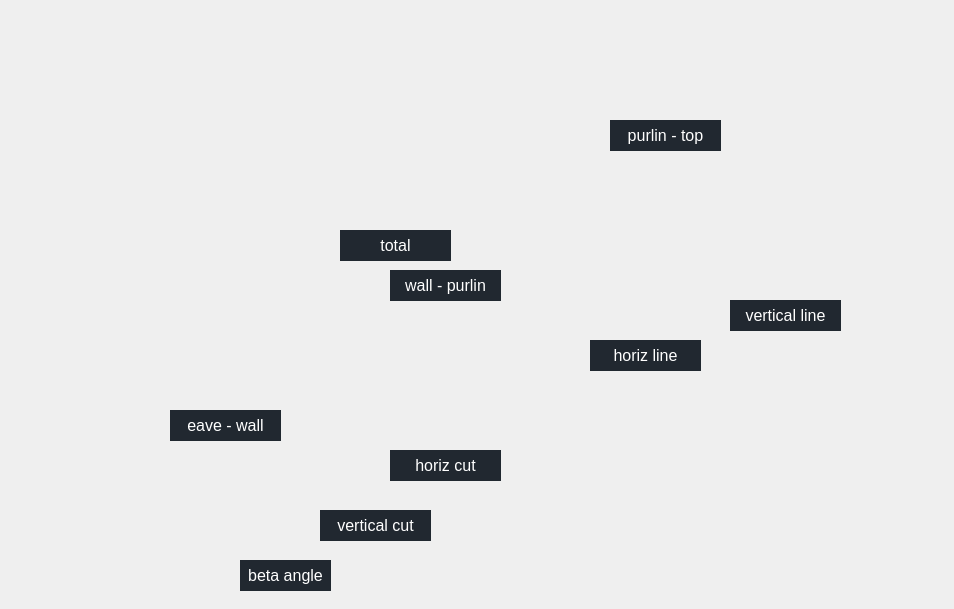
<?xml version="1.0" encoding="UTF-8"?>
<ui version="4.0">
 <class>ResultCommonRafter</class>
 <widget class="QDialog" name="ResultCommonRafter">
  <property name="geometry">
   <rect>
    <x>0</x>
    <y>0</y>
    <width>954</width>
    <height>609</height>
   </rect>
  </property>
  <property name="windowTitle">
   <string>Wyniki - krokiew</string>
  </property>
  <property name="styleSheet">
   <string notr="true"/>
  </property>
  <widget class="QLabel" name="labelPicture">
   <property name="geometry">
    <rect>
     <x>-30</x>
     <y>0</y>
     <width>954</width>
     <height>609</height>
    </rect>
   </property>
   <property name="text">
    <string/>
   </property>
   <property name="pixmap">
    <pixmap resource="../resources.qrc">:/res/ResultCommonRafter.PNG</pixmap>
   </property>
   <property name="scaledContents">
    <bool>true</bool>
   </property>
  </widget>
  <widget class="QLabel" name="totalLength">
   <property name="geometry">
    <rect>
     <x>340</x>
     <y>230</y>
     <width>111</width>
     <height>31</height>
    </rect>
   </property>
   <property name="palette">
    <palette>
     <active>
      <colorrole role="WindowText">
       <brush brushstyle="SolidPattern">
        <color alpha="255">
         <red>255</red>
         <green>255</green>
         <blue>255</blue>
        </color>
       </brush>
      </colorrole>
      <colorrole role="Button">
       <brush brushstyle="SolidPattern">
        <color alpha="255">
         <red>33</red>
         <green>40</green>
         <blue>48</blue>
        </color>
       </brush>
      </colorrole>
      <colorrole role="Base">
       <brush brushstyle="SolidPattern">
        <color alpha="255">
         <red>33</red>
         <green>40</green>
         <blue>48</blue>
        </color>
       </brush>
      </colorrole>
      <colorrole role="Window">
       <brush brushstyle="SolidPattern">
        <color alpha="255">
         <red>33</red>
         <green>40</green>
         <blue>48</blue>
        </color>
       </brush>
      </colorrole>
     </active>
     <inactive>
      <colorrole role="WindowText">
       <brush brushstyle="SolidPattern">
        <color alpha="255">
         <red>255</red>
         <green>255</green>
         <blue>255</blue>
        </color>
       </brush>
      </colorrole>
      <colorrole role="Button">
       <brush brushstyle="SolidPattern">
        <color alpha="255">
         <red>33</red>
         <green>40</green>
         <blue>48</blue>
        </color>
       </brush>
      </colorrole>
      <colorrole role="Base">
       <brush brushstyle="SolidPattern">
        <color alpha="255">
         <red>33</red>
         <green>40</green>
         <blue>48</blue>
        </color>
       </brush>
      </colorrole>
      <colorrole role="Window">
       <brush brushstyle="SolidPattern">
        <color alpha="255">
         <red>33</red>
         <green>40</green>
         <blue>48</blue>
        </color>
       </brush>
      </colorrole>
     </inactive>
     <disabled>
      <colorrole role="WindowText">
       <brush brushstyle="SolidPattern">
        <color alpha="255">
         <red>120</red>
         <green>120</green>
         <blue>120</blue>
        </color>
       </brush>
      </colorrole>
      <colorrole role="Button">
       <brush brushstyle="SolidPattern">
        <color alpha="255">
         <red>33</red>
         <green>40</green>
         <blue>48</blue>
        </color>
       </brush>
      </colorrole>
      <colorrole role="Base">
       <brush brushstyle="SolidPattern">
        <color alpha="255">
         <red>33</red>
         <green>40</green>
         <blue>48</blue>
        </color>
       </brush>
      </colorrole>
      <colorrole role="Window">
       <brush brushstyle="SolidPattern">
        <color alpha="255">
         <red>33</red>
         <green>40</green>
         <blue>48</blue>
        </color>
       </brush>
      </colorrole>
     </disabled>
    </palette>
   </property>
   <property name="font">
    <font>
     <pointsize>12</pointsize>
    </font>
   </property>
   <property name="styleSheet">
    <string notr="true">background: rgb(33, 40, 48);</string>
   </property>
   <property name="text">
    <string>total</string>
   </property>
   <property name="alignment">
    <set>Qt::AlignCenter</set>
   </property>
  </widget>
  <widget class="QLabel" name="horizotalLine">
   <property name="geometry">
    <rect>
     <x>590</x>
     <y>340</y>
     <width>111</width>
     <height>31</height>
    </rect>
   </property>
   <property name="palette">
    <palette>
     <active>
      <colorrole role="WindowText">
       <brush brushstyle="SolidPattern">
        <color alpha="255">
         <red>255</red>
         <green>255</green>
         <blue>255</blue>
        </color>
       </brush>
      </colorrole>
      <colorrole role="Button">
       <brush brushstyle="SolidPattern">
        <color alpha="255">
         <red>33</red>
         <green>40</green>
         <blue>48</blue>
        </color>
       </brush>
      </colorrole>
      <colorrole role="Base">
       <brush brushstyle="SolidPattern">
        <color alpha="255">
         <red>33</red>
         <green>40</green>
         <blue>48</blue>
        </color>
       </brush>
      </colorrole>
      <colorrole role="Window">
       <brush brushstyle="SolidPattern">
        <color alpha="255">
         <red>33</red>
         <green>40</green>
         <blue>48</blue>
        </color>
       </brush>
      </colorrole>
     </active>
     <inactive>
      <colorrole role="WindowText">
       <brush brushstyle="SolidPattern">
        <color alpha="255">
         <red>255</red>
         <green>255</green>
         <blue>255</blue>
        </color>
       </brush>
      </colorrole>
      <colorrole role="Button">
       <brush brushstyle="SolidPattern">
        <color alpha="255">
         <red>33</red>
         <green>40</green>
         <blue>48</blue>
        </color>
       </brush>
      </colorrole>
      <colorrole role="Base">
       <brush brushstyle="SolidPattern">
        <color alpha="255">
         <red>33</red>
         <green>40</green>
         <blue>48</blue>
        </color>
       </brush>
      </colorrole>
      <colorrole role="Window">
       <brush brushstyle="SolidPattern">
        <color alpha="255">
         <red>33</red>
         <green>40</green>
         <blue>48</blue>
        </color>
       </brush>
      </colorrole>
     </inactive>
     <disabled>
      <colorrole role="WindowText">
       <brush brushstyle="SolidPattern">
        <color alpha="255">
         <red>120</red>
         <green>120</green>
         <blue>120</blue>
        </color>
       </brush>
      </colorrole>
      <colorrole role="Button">
       <brush brushstyle="SolidPattern">
        <color alpha="255">
         <red>33</red>
         <green>40</green>
         <blue>48</blue>
        </color>
       </brush>
      </colorrole>
      <colorrole role="Base">
       <brush brushstyle="SolidPattern">
        <color alpha="255">
         <red>33</red>
         <green>40</green>
         <blue>48</blue>
        </color>
       </brush>
      </colorrole>
      <colorrole role="Window">
       <brush brushstyle="SolidPattern">
        <color alpha="255">
         <red>33</red>
         <green>40</green>
         <blue>48</blue>
        </color>
       </brush>
      </colorrole>
     </disabled>
    </palette>
   </property>
   <property name="font">
    <font>
     <pointsize>12</pointsize>
    </font>
   </property>
   <property name="styleSheet">
    <string notr="true">background: rgb(33, 40, 48);</string>
   </property>
   <property name="text">
    <string>horiz line</string>
   </property>
   <property name="alignment">
    <set>Qt::AlignCenter</set>
   </property>
  </widget>
  <widget class="QLabel" name="verticalLine">
   <property name="geometry">
    <rect>
     <x>730</x>
     <y>300</y>
     <width>111</width>
     <height>31</height>
    </rect>
   </property>
   <property name="palette">
    <palette>
     <active>
      <colorrole role="WindowText">
       <brush brushstyle="SolidPattern">
        <color alpha="255">
         <red>255</red>
         <green>255</green>
         <blue>255</blue>
        </color>
       </brush>
      </colorrole>
      <colorrole role="Button">
       <brush brushstyle="SolidPattern">
        <color alpha="255">
         <red>33</red>
         <green>40</green>
         <blue>48</blue>
        </color>
       </brush>
      </colorrole>
      <colorrole role="Base">
       <brush brushstyle="SolidPattern">
        <color alpha="255">
         <red>33</red>
         <green>40</green>
         <blue>48</blue>
        </color>
       </brush>
      </colorrole>
      <colorrole role="Window">
       <brush brushstyle="SolidPattern">
        <color alpha="255">
         <red>33</red>
         <green>40</green>
         <blue>48</blue>
        </color>
       </brush>
      </colorrole>
     </active>
     <inactive>
      <colorrole role="WindowText">
       <brush brushstyle="SolidPattern">
        <color alpha="255">
         <red>255</red>
         <green>255</green>
         <blue>255</blue>
        </color>
       </brush>
      </colorrole>
      <colorrole role="Button">
       <brush brushstyle="SolidPattern">
        <color alpha="255">
         <red>33</red>
         <green>40</green>
         <blue>48</blue>
        </color>
       </brush>
      </colorrole>
      <colorrole role="Base">
       <brush brushstyle="SolidPattern">
        <color alpha="255">
         <red>33</red>
         <green>40</green>
         <blue>48</blue>
        </color>
       </brush>
      </colorrole>
      <colorrole role="Window">
       <brush brushstyle="SolidPattern">
        <color alpha="255">
         <red>33</red>
         <green>40</green>
         <blue>48</blue>
        </color>
       </brush>
      </colorrole>
     </inactive>
     <disabled>
      <colorrole role="WindowText">
       <brush brushstyle="SolidPattern">
        <color alpha="255">
         <red>120</red>
         <green>120</green>
         <blue>120</blue>
        </color>
       </brush>
      </colorrole>
      <colorrole role="Button">
       <brush brushstyle="SolidPattern">
        <color alpha="255">
         <red>33</red>
         <green>40</green>
         <blue>48</blue>
        </color>
       </brush>
      </colorrole>
      <colorrole role="Base">
       <brush brushstyle="SolidPattern">
        <color alpha="255">
         <red>33</red>
         <green>40</green>
         <blue>48</blue>
        </color>
       </brush>
      </colorrole>
      <colorrole role="Window">
       <brush brushstyle="SolidPattern">
        <color alpha="255">
         <red>33</red>
         <green>40</green>
         <blue>48</blue>
        </color>
       </brush>
      </colorrole>
     </disabled>
    </palette>
   </property>
   <property name="font">
    <font>
     <pointsize>12</pointsize>
    </font>
   </property>
   <property name="styleSheet">
    <string notr="true">background: rgb(33, 40, 48);</string>
   </property>
   <property name="text">
    <string>vertical line</string>
   </property>
   <property name="alignment">
    <set>Qt::AlignCenter</set>
   </property>
  </widget>
  <widget class="QLabel" name="horizontalCut">
   <property name="geometry">
    <rect>
     <x>390</x>
     <y>450</y>
     <width>111</width>
     <height>31</height>
    </rect>
   </property>
   <property name="palette">
    <palette>
     <active>
      <colorrole role="WindowText">
       <brush brushstyle="SolidPattern">
        <color alpha="255">
         <red>255</red>
         <green>255</green>
         <blue>255</blue>
        </color>
       </brush>
      </colorrole>
      <colorrole role="Button">
       <brush brushstyle="SolidPattern">
        <color alpha="255">
         <red>33</red>
         <green>40</green>
         <blue>48</blue>
        </color>
       </brush>
      </colorrole>
      <colorrole role="Base">
       <brush brushstyle="SolidPattern">
        <color alpha="255">
         <red>33</red>
         <green>40</green>
         <blue>48</blue>
        </color>
       </brush>
      </colorrole>
      <colorrole role="Window">
       <brush brushstyle="SolidPattern">
        <color alpha="255">
         <red>33</red>
         <green>40</green>
         <blue>48</blue>
        </color>
       </brush>
      </colorrole>
     </active>
     <inactive>
      <colorrole role="WindowText">
       <brush brushstyle="SolidPattern">
        <color alpha="255">
         <red>255</red>
         <green>255</green>
         <blue>255</blue>
        </color>
       </brush>
      </colorrole>
      <colorrole role="Button">
       <brush brushstyle="SolidPattern">
        <color alpha="255">
         <red>33</red>
         <green>40</green>
         <blue>48</blue>
        </color>
       </brush>
      </colorrole>
      <colorrole role="Base">
       <brush brushstyle="SolidPattern">
        <color alpha="255">
         <red>33</red>
         <green>40</green>
         <blue>48</blue>
        </color>
       </brush>
      </colorrole>
      <colorrole role="Window">
       <brush brushstyle="SolidPattern">
        <color alpha="255">
         <red>33</red>
         <green>40</green>
         <blue>48</blue>
        </color>
       </brush>
      </colorrole>
     </inactive>
     <disabled>
      <colorrole role="WindowText">
       <brush brushstyle="SolidPattern">
        <color alpha="255">
         <red>120</red>
         <green>120</green>
         <blue>120</blue>
        </color>
       </brush>
      </colorrole>
      <colorrole role="Button">
       <brush brushstyle="SolidPattern">
        <color alpha="255">
         <red>33</red>
         <green>40</green>
         <blue>48</blue>
        </color>
       </brush>
      </colorrole>
      <colorrole role="Base">
       <brush brushstyle="SolidPattern">
        <color alpha="255">
         <red>33</red>
         <green>40</green>
         <blue>48</blue>
        </color>
       </brush>
      </colorrole>
      <colorrole role="Window">
       <brush brushstyle="SolidPattern">
        <color alpha="255">
         <red>33</red>
         <green>40</green>
         <blue>48</blue>
        </color>
       </brush>
      </colorrole>
     </disabled>
    </palette>
   </property>
   <property name="font">
    <font>
     <pointsize>12</pointsize>
    </font>
   </property>
   <property name="styleSheet">
    <string notr="true">background: rgb(33, 40, 48);</string>
   </property>
   <property name="text">
    <string>horiz cut</string>
   </property>
   <property name="alignment">
    <set>Qt::AlignCenter</set>
   </property>
  </widget>
  <widget class="QLabel" name="verticalCut">
   <property name="geometry">
    <rect>
     <x>320</x>
     <y>510</y>
     <width>111</width>
     <height>31</height>
    </rect>
   </property>
   <property name="palette">
    <palette>
     <active>
      <colorrole role="WindowText">
       <brush brushstyle="SolidPattern">
        <color alpha="255">
         <red>255</red>
         <green>255</green>
         <blue>255</blue>
        </color>
       </brush>
      </colorrole>
      <colorrole role="Button">
       <brush brushstyle="SolidPattern">
        <color alpha="255">
         <red>33</red>
         <green>40</green>
         <blue>48</blue>
        </color>
       </brush>
      </colorrole>
      <colorrole role="Base">
       <brush brushstyle="SolidPattern">
        <color alpha="255">
         <red>33</red>
         <green>40</green>
         <blue>48</blue>
        </color>
       </brush>
      </colorrole>
      <colorrole role="Window">
       <brush brushstyle="SolidPattern">
        <color alpha="255">
         <red>33</red>
         <green>40</green>
         <blue>48</blue>
        </color>
       </brush>
      </colorrole>
     </active>
     <inactive>
      <colorrole role="WindowText">
       <brush brushstyle="SolidPattern">
        <color alpha="255">
         <red>255</red>
         <green>255</green>
         <blue>255</blue>
        </color>
       </brush>
      </colorrole>
      <colorrole role="Button">
       <brush brushstyle="SolidPattern">
        <color alpha="255">
         <red>33</red>
         <green>40</green>
         <blue>48</blue>
        </color>
       </brush>
      </colorrole>
      <colorrole role="Base">
       <brush brushstyle="SolidPattern">
        <color alpha="255">
         <red>33</red>
         <green>40</green>
         <blue>48</blue>
        </color>
       </brush>
      </colorrole>
      <colorrole role="Window">
       <brush brushstyle="SolidPattern">
        <color alpha="255">
         <red>33</red>
         <green>40</green>
         <blue>48</blue>
        </color>
       </brush>
      </colorrole>
     </inactive>
     <disabled>
      <colorrole role="WindowText">
       <brush brushstyle="SolidPattern">
        <color alpha="255">
         <red>120</red>
         <green>120</green>
         <blue>120</blue>
        </color>
       </brush>
      </colorrole>
      <colorrole role="Button">
       <brush brushstyle="SolidPattern">
        <color alpha="255">
         <red>33</red>
         <green>40</green>
         <blue>48</blue>
        </color>
       </brush>
      </colorrole>
      <colorrole role="Base">
       <brush brushstyle="SolidPattern">
        <color alpha="255">
         <red>33</red>
         <green>40</green>
         <blue>48</blue>
        </color>
       </brush>
      </colorrole>
      <colorrole role="Window">
       <brush brushstyle="SolidPattern">
        <color alpha="255">
         <red>33</red>
         <green>40</green>
         <blue>48</blue>
        </color>
       </brush>
      </colorrole>
     </disabled>
    </palette>
   </property>
   <property name="font">
    <font>
     <pointsize>12</pointsize>
    </font>
   </property>
   <property name="styleSheet">
    <string notr="true">background: rgb(33, 40, 48);</string>
   </property>
   <property name="text">
    <string>vertical cut</string>
   </property>
   <property name="alignment">
    <set>Qt::AlignCenter</set>
   </property>
  </widget>
  <widget class="QLabel" name="betaAngle">
   <property name="geometry">
    <rect>
     <x>240</x>
     <y>560</y>
     <width>91</width>
     <height>31</height>
    </rect>
   </property>
   <property name="palette">
    <palette>
     <active>
      <colorrole role="WindowText">
       <brush brushstyle="SolidPattern">
        <color alpha="255">
         <red>255</red>
         <green>255</green>
         <blue>255</blue>
        </color>
       </brush>
      </colorrole>
      <colorrole role="Button">
       <brush brushstyle="SolidPattern">
        <color alpha="255">
         <red>33</red>
         <green>40</green>
         <blue>48</blue>
        </color>
       </brush>
      </colorrole>
      <colorrole role="Base">
       <brush brushstyle="SolidPattern">
        <color alpha="255">
         <red>33</red>
         <green>40</green>
         <blue>48</blue>
        </color>
       </brush>
      </colorrole>
      <colorrole role="Window">
       <brush brushstyle="SolidPattern">
        <color alpha="255">
         <red>33</red>
         <green>40</green>
         <blue>48</blue>
        </color>
       </brush>
      </colorrole>
     </active>
     <inactive>
      <colorrole role="WindowText">
       <brush brushstyle="SolidPattern">
        <color alpha="255">
         <red>255</red>
         <green>255</green>
         <blue>255</blue>
        </color>
       </brush>
      </colorrole>
      <colorrole role="Button">
       <brush brushstyle="SolidPattern">
        <color alpha="255">
         <red>33</red>
         <green>40</green>
         <blue>48</blue>
        </color>
       </brush>
      </colorrole>
      <colorrole role="Base">
       <brush brushstyle="SolidPattern">
        <color alpha="255">
         <red>33</red>
         <green>40</green>
         <blue>48</blue>
        </color>
       </brush>
      </colorrole>
      <colorrole role="Window">
       <brush brushstyle="SolidPattern">
        <color alpha="255">
         <red>33</red>
         <green>40</green>
         <blue>48</blue>
        </color>
       </brush>
      </colorrole>
     </inactive>
     <disabled>
      <colorrole role="WindowText">
       <brush brushstyle="SolidPattern">
        <color alpha="255">
         <red>120</red>
         <green>120</green>
         <blue>120</blue>
        </color>
       </brush>
      </colorrole>
      <colorrole role="Button">
       <brush brushstyle="SolidPattern">
        <color alpha="255">
         <red>33</red>
         <green>40</green>
         <blue>48</blue>
        </color>
       </brush>
      </colorrole>
      <colorrole role="Base">
       <brush brushstyle="SolidPattern">
        <color alpha="255">
         <red>33</red>
         <green>40</green>
         <blue>48</blue>
        </color>
       </brush>
      </colorrole>
      <colorrole role="Window">
       <brush brushstyle="SolidPattern">
        <color alpha="255">
         <red>33</red>
         <green>40</green>
         <blue>48</blue>
        </color>
       </brush>
      </colorrole>
     </disabled>
    </palette>
   </property>
   <property name="font">
    <font>
     <pointsize>12</pointsize>
    </font>
   </property>
   <property name="styleSheet">
    <string notr="true">background: rgb(33, 40, 48);</string>
   </property>
   <property name="text">
    <string>beta angle</string>
   </property>
   <property name="alignment">
    <set>Qt::AlignCenter</set>
   </property>
  </widget>
  <widget class="QLabel" name="eaveToWallPlate">
   <property name="geometry">
    <rect>
     <x>170</x>
     <y>410</y>
     <width>111</width>
     <height>31</height>
    </rect>
   </property>
   <property name="palette">
    <palette>
     <active>
      <colorrole role="WindowText">
       <brush brushstyle="SolidPattern">
        <color alpha="255">
         <red>255</red>
         <green>255</green>
         <blue>255</blue>
        </color>
       </brush>
      </colorrole>
      <colorrole role="Button">
       <brush brushstyle="SolidPattern">
        <color alpha="255">
         <red>33</red>
         <green>40</green>
         <blue>48</blue>
        </color>
       </brush>
      </colorrole>
      <colorrole role="Base">
       <brush brushstyle="SolidPattern">
        <color alpha="255">
         <red>33</red>
         <green>40</green>
         <blue>48</blue>
        </color>
       </brush>
      </colorrole>
      <colorrole role="Window">
       <brush brushstyle="SolidPattern">
        <color alpha="255">
         <red>33</red>
         <green>40</green>
         <blue>48</blue>
        </color>
       </brush>
      </colorrole>
     </active>
     <inactive>
      <colorrole role="WindowText">
       <brush brushstyle="SolidPattern">
        <color alpha="255">
         <red>255</red>
         <green>255</green>
         <blue>255</blue>
        </color>
       </brush>
      </colorrole>
      <colorrole role="Button">
       <brush brushstyle="SolidPattern">
        <color alpha="255">
         <red>33</red>
         <green>40</green>
         <blue>48</blue>
        </color>
       </brush>
      </colorrole>
      <colorrole role="Base">
       <brush brushstyle="SolidPattern">
        <color alpha="255">
         <red>33</red>
         <green>40</green>
         <blue>48</blue>
        </color>
       </brush>
      </colorrole>
      <colorrole role="Window">
       <brush brushstyle="SolidPattern">
        <color alpha="255">
         <red>33</red>
         <green>40</green>
         <blue>48</blue>
        </color>
       </brush>
      </colorrole>
     </inactive>
     <disabled>
      <colorrole role="WindowText">
       <brush brushstyle="SolidPattern">
        <color alpha="255">
         <red>120</red>
         <green>120</green>
         <blue>120</blue>
        </color>
       </brush>
      </colorrole>
      <colorrole role="Button">
       <brush brushstyle="SolidPattern">
        <color alpha="255">
         <red>33</red>
         <green>40</green>
         <blue>48</blue>
        </color>
       </brush>
      </colorrole>
      <colorrole role="Base">
       <brush brushstyle="SolidPattern">
        <color alpha="255">
         <red>33</red>
         <green>40</green>
         <blue>48</blue>
        </color>
       </brush>
      </colorrole>
      <colorrole role="Window">
       <brush brushstyle="SolidPattern">
        <color alpha="255">
         <red>33</red>
         <green>40</green>
         <blue>48</blue>
        </color>
       </brush>
      </colorrole>
     </disabled>
    </palette>
   </property>
   <property name="font">
    <font>
     <pointsize>12</pointsize>
    </font>
   </property>
   <property name="styleSheet">
    <string notr="true">background: rgb(33, 40, 48);</string>
   </property>
   <property name="text">
    <string>eave - wall</string>
   </property>
   <property name="alignment">
    <set>Qt::AlignCenter</set>
   </property>
  </widget>
  <widget class="QLabel" name="wallPlateToPurlin">
   <property name="geometry">
    <rect>
     <x>390</x>
     <y>270</y>
     <width>111</width>
     <height>31</height>
    </rect>
   </property>
   <property name="palette">
    <palette>
     <active>
      <colorrole role="WindowText">
       <brush brushstyle="SolidPattern">
        <color alpha="255">
         <red>255</red>
         <green>255</green>
         <blue>255</blue>
        </color>
       </brush>
      </colorrole>
      <colorrole role="Button">
       <brush brushstyle="SolidPattern">
        <color alpha="255">
         <red>33</red>
         <green>40</green>
         <blue>48</blue>
        </color>
       </brush>
      </colorrole>
      <colorrole role="Base">
       <brush brushstyle="SolidPattern">
        <color alpha="255">
         <red>33</red>
         <green>40</green>
         <blue>48</blue>
        </color>
       </brush>
      </colorrole>
      <colorrole role="Window">
       <brush brushstyle="SolidPattern">
        <color alpha="255">
         <red>33</red>
         <green>40</green>
         <blue>48</blue>
        </color>
       </brush>
      </colorrole>
     </active>
     <inactive>
      <colorrole role="WindowText">
       <brush brushstyle="SolidPattern">
        <color alpha="255">
         <red>255</red>
         <green>255</green>
         <blue>255</blue>
        </color>
       </brush>
      </colorrole>
      <colorrole role="Button">
       <brush brushstyle="SolidPattern">
        <color alpha="255">
         <red>33</red>
         <green>40</green>
         <blue>48</blue>
        </color>
       </brush>
      </colorrole>
      <colorrole role="Base">
       <brush brushstyle="SolidPattern">
        <color alpha="255">
         <red>33</red>
         <green>40</green>
         <blue>48</blue>
        </color>
       </brush>
      </colorrole>
      <colorrole role="Window">
       <brush brushstyle="SolidPattern">
        <color alpha="255">
         <red>33</red>
         <green>40</green>
         <blue>48</blue>
        </color>
       </brush>
      </colorrole>
     </inactive>
     <disabled>
      <colorrole role="WindowText">
       <brush brushstyle="SolidPattern">
        <color alpha="255">
         <red>120</red>
         <green>120</green>
         <blue>120</blue>
        </color>
       </brush>
      </colorrole>
      <colorrole role="Button">
       <brush brushstyle="SolidPattern">
        <color alpha="255">
         <red>33</red>
         <green>40</green>
         <blue>48</blue>
        </color>
       </brush>
      </colorrole>
      <colorrole role="Base">
       <brush brushstyle="SolidPattern">
        <color alpha="255">
         <red>33</red>
         <green>40</green>
         <blue>48</blue>
        </color>
       </brush>
      </colorrole>
      <colorrole role="Window">
       <brush brushstyle="SolidPattern">
        <color alpha="255">
         <red>33</red>
         <green>40</green>
         <blue>48</blue>
        </color>
       </brush>
      </colorrole>
     </disabled>
    </palette>
   </property>
   <property name="font">
    <font>
     <pointsize>12</pointsize>
    </font>
   </property>
   <property name="styleSheet">
    <string notr="true">background: rgb(33, 40, 48);</string>
   </property>
   <property name="text">
    <string>wall - purlin</string>
   </property>
   <property name="alignment">
    <set>Qt::AlignCenter</set>
   </property>
  </widget>
  <widget class="QLabel" name="purlinToTop">
   <property name="geometry">
    <rect>
     <x>610</x>
     <y>120</y>
     <width>111</width>
     <height>31</height>
    </rect>
   </property>
   <property name="palette">
    <palette>
     <active>
      <colorrole role="WindowText">
       <brush brushstyle="SolidPattern">
        <color alpha="255">
         <red>255</red>
         <green>255</green>
         <blue>255</blue>
        </color>
       </brush>
      </colorrole>
      <colorrole role="Button">
       <brush brushstyle="SolidPattern">
        <color alpha="255">
         <red>33</red>
         <green>40</green>
         <blue>48</blue>
        </color>
       </brush>
      </colorrole>
      <colorrole role="Base">
       <brush brushstyle="SolidPattern">
        <color alpha="255">
         <red>33</red>
         <green>40</green>
         <blue>48</blue>
        </color>
       </brush>
      </colorrole>
      <colorrole role="Window">
       <brush brushstyle="SolidPattern">
        <color alpha="255">
         <red>33</red>
         <green>40</green>
         <blue>48</blue>
        </color>
       </brush>
      </colorrole>
     </active>
     <inactive>
      <colorrole role="WindowText">
       <brush brushstyle="SolidPattern">
        <color alpha="255">
         <red>255</red>
         <green>255</green>
         <blue>255</blue>
        </color>
       </brush>
      </colorrole>
      <colorrole role="Button">
       <brush brushstyle="SolidPattern">
        <color alpha="255">
         <red>33</red>
         <green>40</green>
         <blue>48</blue>
        </color>
       </brush>
      </colorrole>
      <colorrole role="Base">
       <brush brushstyle="SolidPattern">
        <color alpha="255">
         <red>33</red>
         <green>40</green>
         <blue>48</blue>
        </color>
       </brush>
      </colorrole>
      <colorrole role="Window">
       <brush brushstyle="SolidPattern">
        <color alpha="255">
         <red>33</red>
         <green>40</green>
         <blue>48</blue>
        </color>
       </brush>
      </colorrole>
     </inactive>
     <disabled>
      <colorrole role="WindowText">
       <brush brushstyle="SolidPattern">
        <color alpha="255">
         <red>120</red>
         <green>120</green>
         <blue>120</blue>
        </color>
       </brush>
      </colorrole>
      <colorrole role="Button">
       <brush brushstyle="SolidPattern">
        <color alpha="255">
         <red>33</red>
         <green>40</green>
         <blue>48</blue>
        </color>
       </brush>
      </colorrole>
      <colorrole role="Base">
       <brush brushstyle="SolidPattern">
        <color alpha="255">
         <red>33</red>
         <green>40</green>
         <blue>48</blue>
        </color>
       </brush>
      </colorrole>
      <colorrole role="Window">
       <brush brushstyle="SolidPattern">
        <color alpha="255">
         <red>33</red>
         <green>40</green>
         <blue>48</blue>
        </color>
       </brush>
      </colorrole>
     </disabled>
    </palette>
   </property>
   <property name="font">
    <font>
     <pointsize>12</pointsize>
    </font>
   </property>
   <property name="styleSheet">
    <string notr="true">background: rgb(33, 40, 48);</string>
   </property>
   <property name="text">
    <string>purlin - top</string>
   </property>
   <property name="alignment">
    <set>Qt::AlignCenter</set>
   </property>
  </widget>
  <widget class="QLabel" name="labelPrintCommon">
   <property name="geometry">
    <rect>
     <x>80</x>
     <y>10</y>
     <width>761</width>
     <height>599</height>
    </rect>
   </property>
   <property name="text">
    <string/>
   </property>
  </widget>
  <widget class="QLabel" name="labelBackground">
   <property name="geometry">
    <rect>
     <x>0</x>
     <y>0</y>
     <width>954</width>
     <height>609</height>
    </rect>
   </property>
   <property name="text">
    <string/>
   </property>
   <property name="pixmap">
    <pixmap resource="../resources.qrc">:/res/background.PNG</pixmap>
   </property>
  </widget>
  <zorder>labelBackground</zorder>
  <zorder>labelPrintCommon</zorder>
  <zorder>labelPicture</zorder>
  <zorder>totalLength</zorder>
  <zorder>horizotalLine</zorder>
  <zorder>verticalLine</zorder>
  <zorder>horizontalCut</zorder>
  <zorder>verticalCut</zorder>
  <zorder>betaAngle</zorder>
  <zorder>eaveToWallPlate</zorder>
  <zorder>wallPlateToPurlin</zorder>
  <zorder>purlinToTop</zorder>
 </widget>
 <resources>
  <include location="../resources.qrc"/>
 </resources>
 <connections/>
</ui>
